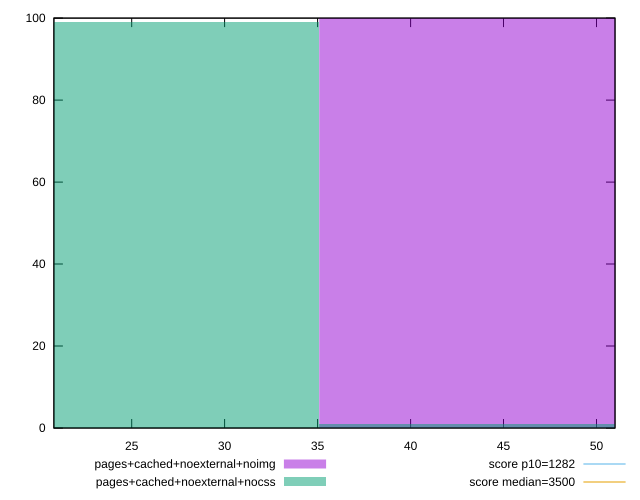

Source code (gnuplot):
reset

$pagesCachedNoexternalNoimg <<EOF
46.7834652173669 100
EOF

$pagesCachedNoexternalNocss <<EOF
23.39173260868345 99
46.7834652173669 1
EOF

set key outside below
set boxwidth 23.39173260868345
set xrange [20.81599999999999:50.99599999999998]
set yrange [0:100]
set trange [0:100]
set style fill transparent solid 0.5 noborder

set parametric
set terminal svg size 640, 500 enhanced background rgb 'white'
set output "report_00007_2020-12-11T15:55:29.892Z/bootup-time/comparison/histogram/8_vs_9.svg"

plot $pagesCachedNoexternalNoimg title "pages+cached+noexternal+noimg" with boxes, \
     $pagesCachedNoexternalNocss title "pages+cached+noexternal+nocss" with boxes, \
     1282,t title "score p10=1282", \
     3500,t title "score median=3500"

reset
